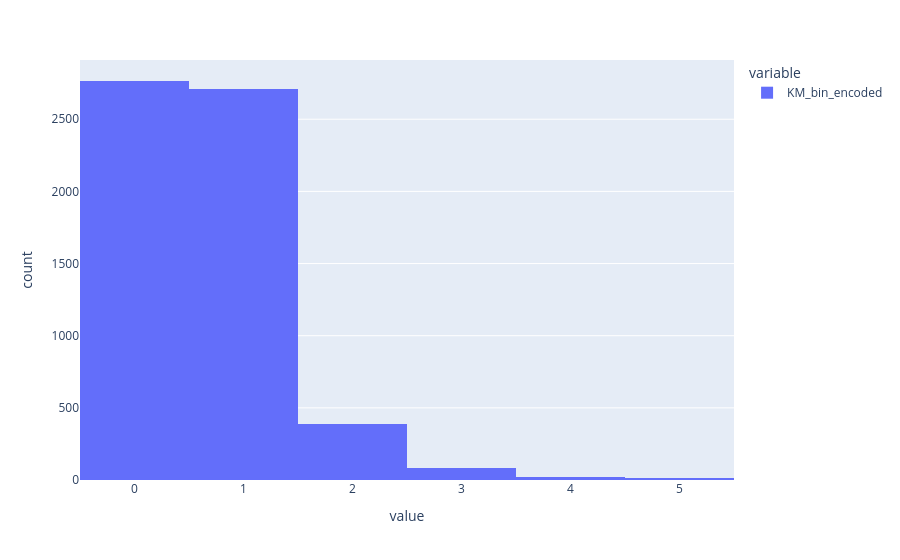

Write notebook code for a chart like this one.
### Code cell
px.histogram(data['KM_bin_encoded'])

### Figure 1 — Plotly figure (JSON) as saved in the notebook; plotly's stock layout.template omitted (floating-point values rounded to 4 significant figures; data arrays with more than 128 entries replaced by an {"elided": "..."} marker saying what was removed)
{"data": [{"bingroup": "x", "hovertemplate": "variable=KM_bin_encoded<br>value=%{x}<br>count=%{y}<extra></extra>", "legendgroup": "KM_bin_encoded", "marker": {"color": "#636efa", "pattern": {"shape": ""}}, "name": "KM_bin_encoded", "orientation": "v", "showlegend": true, "type": "histogram", "x": {"elided": "5974 int values"}, "xaxis": "x", "yaxis": "y"}], "layout": {"barmode": "relative", "legend": {"title": {"text": "variable"}, "tracegroupgap": 0}, "margin": {"t": 60}, "xaxis": {"anchor": "y", "domain": [0, 1], "title": {"text": "value"}}, "yaxis": {"anchor": "x", "domain": [0, 1], "title": {"text": "count"}}}}
